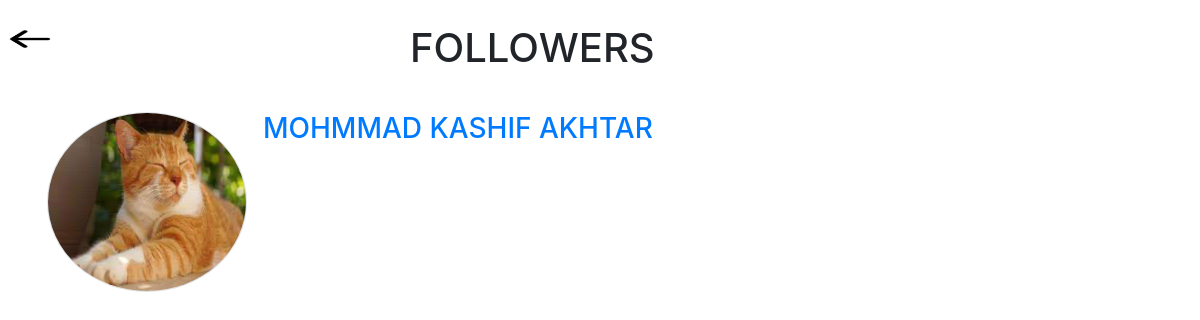
Screenshot of /kashif/follower/ (signed in) with the database file from the repository.
### tables this page shows
CREATE TABLE "user" (
	"id"	INTEGER,
	"username"	VARCHAR(40) NOT NULL,
	"email"	VARCHAR NOT NULL UNIQUE,
	"name"	TEXT NOT NULL,
	"image"	BLOB,
	"password"	VARCHAR,
	"path"	VARCHAR,
	"bio"	TEXT,
	"phone_number"	TEXT(12),
	"gender"	TEXT,
	"nposts"	INTEGER,
	"confirmed"	INTEGER DEFAULT 0,
	"last_msg_read_time"	TIMESTAMP,
	"notification_read_time"	TIMESTAMP,
	"last_request_seen"	TIMESTAMP,
	PRIMARY KEY("id" AUTOINCREMENT)
);

### app.py (the view)
@app.route("/<username>/follower/")
def follower(username):
    if 'logged_in' in session:
        try:
            c.execute("""SELECT * FROM user WHERE username=?""",(username,))
            val=c.fetchone()
            if val[6]:
                filename=val[6]
            else:
                filename="default.jpeg"
            c.execute("""SELECT * FROM user WHERE id IN (SELECT follower_id FROM follower WHERE followed_id=? AND accept=1)""",(val[0],))
            val=c.fetchall()
            return render_template("follower.html",f=val,current_user=session["current_user"],username=username,filename=filename)
        except:
            pass
    else:
        return redirect(url_for('login'))

### templates/follower.html
{% extends 'base.html'%}
{% block body %}
<div class="row">
<div class="col-4">
<a href="{{url_for('profile',username=username,filename=filename)}}">
<img src="{{url_for('static',filename="images/arrow.png")}}" width="60px" height="30px">
</a>
</div>
<div class="col">
<h1>FOLLOWERS</h1>
</div>
</div>
{% if f %}
{% for follower in f %}
{% if follower[6] %}
{% set fm=follower[6]%}
{% else %}
{% set fm='default.jpeg' %}
{% endif %}
<div class="container p-4">
<div class="row">
<div class="d-inline-flex p-2">
<img class="rounded-circle border img-fluid" style="width:200px;height:180px;" src="{{url_for('static',filename='uploads/'+fm)}}">
</div>
<div class="d-inline-flex p-2">
<a href="{{url_for('profile',username=follower[1])}}"><h3>{{follower[3]}}</h3></a>
</div>
</div>
</div>
{% endfor %}
{% endif %}
{% endblock %}

### rows the page displays
user: path (picture), name "MOHMMAD KASHIF AKHTAR"
